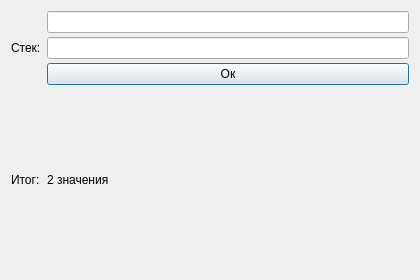
<?xml version="1.0" encoding="UTF-8"?>
<ui version="4.0"><class>Dialog</class><widget class="QDialog" name="Dialog"><property name="geometry"><rect><x>0</x><y>0</y><width>420</width><height>280</height></rect></property><property name="windowTitle"><string>#034 grid/119_vertical_stack_cell</string></property><layout class="QGridLayout" name="gridLayout"><property name="leftMargin"><number>11</number></property><property name="topMargin"><number>11</number></property><property name="rightMargin"><number>11</number></property><property name="bottomMargin"><number>11</number></property><property name="spacing"><number>6</number></property><item row="0" column="0"><widget class="QLabel" name="l1"><property name="text"><string>Стек:</string></property></widget></item><item row="0" column="1"><layout class="QVBoxLayout" name="cellStack"><property name="leftMargin"><number>0</number></property><property name="topMargin"><number>0</number></property><property name="rightMargin"><number>0</number></property><property name="bottomMargin"><number>0</number></property><property name="spacing"><number>4</number></property><item><widget class="QLineEdit" name="e1"></widget></item><item><widget class="QLineEdit" name="e2"></widget></item><item><widget class="QPushButton" name="b1"><property name="text"><string>Ок</string></property></widget></item></layout></item><item row="1" column="0"><widget class="QLabel" name="l2"><property name="text"><string>Итог:</string></property></widget></item><item row="1" column="1"><widget class="QLabel" name="l3"><property name="text"><string>2 значения</string></property></widget></item></layout></widget></ui>
